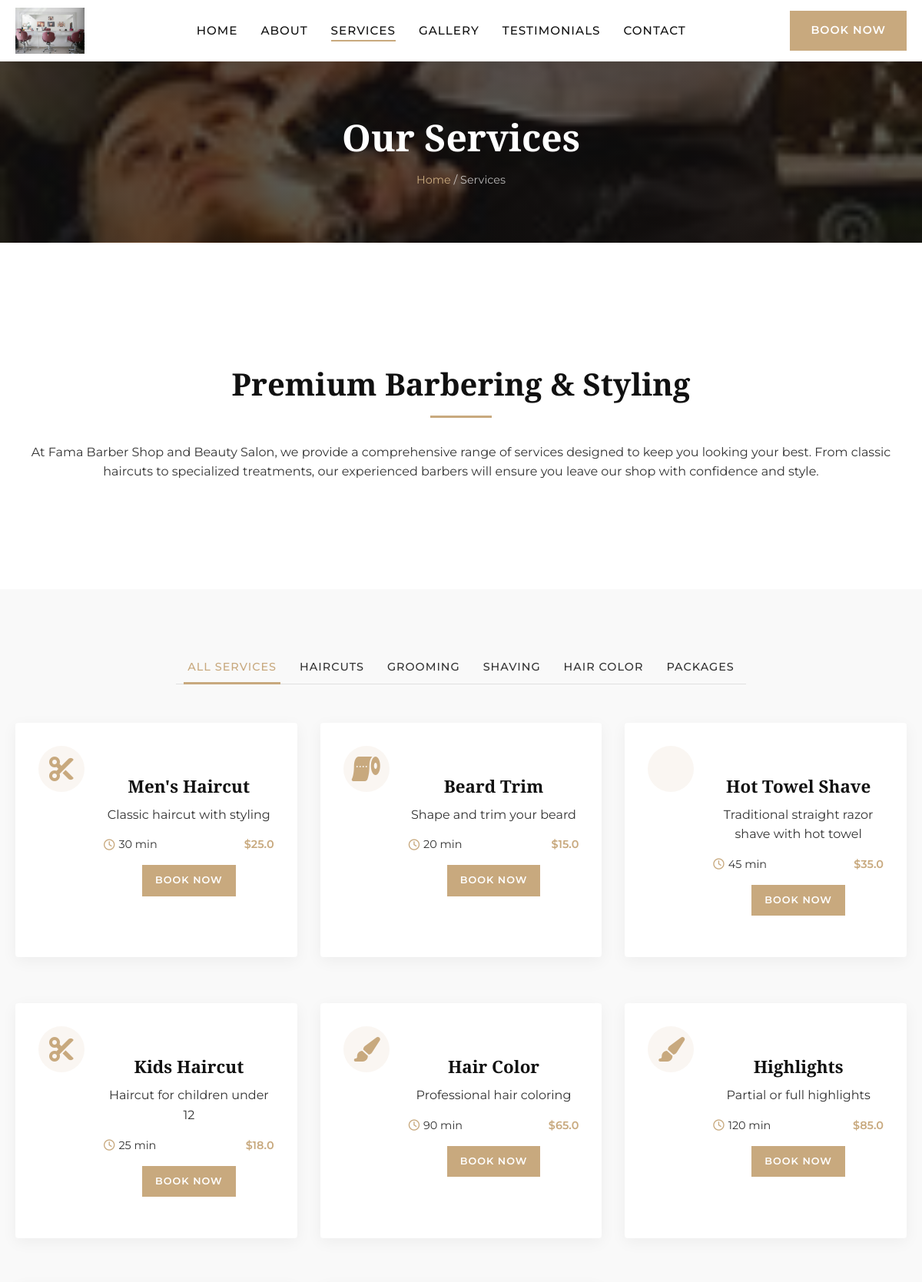
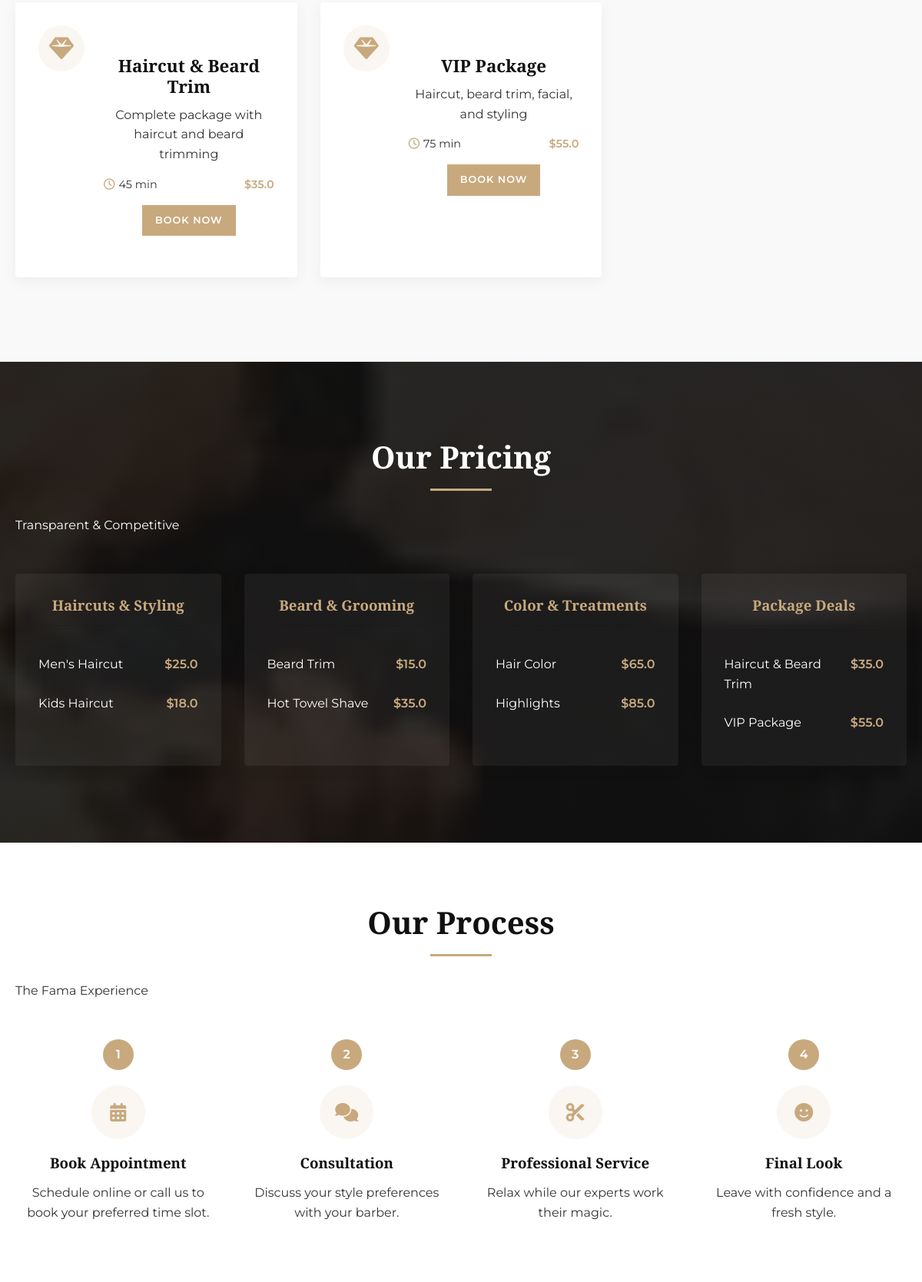
/services (upper part), run on the app's committed database (2 pictures, top to bottom).
### app.py (models this page shows)
class Service(db.Model):
    id = db.Column(db.Integer, primary_key=True)
    name = db.Column(db.String(100), nullable=False)
    description = db.Column(db.Text, nullable=True)
    price = db.Column(db.Float, nullable=False)
    duration = db.Column(db.Integer, nullable=False)  # in minutes
    category = db.Column(db.String(50), nullable=True)
    image = db.Column(db.String(200), nullable=True)

### app.py (the view)
@app.route('/services')
def services():
    services = Service.query.all()
    return render_template('services.html', services=services)

### app.py (called while the page is built)
@app.context_processor
def inject_now():
    return {'now': datetime.utcnow()}

### templates/services.html (shortened to what this page needs)
{% extends "base.html" %}
{% block content %}
<section class="page-header">
    <div class="container">
        <h1 data-aos="fade-up">Our Services</h1>
        <div class="breadcrumbs" data-aos="fade-up" data-aos-delay="100">
            <a href="{{ url_for('index') }}">Home</a> / <span>Services</span>
        </div>
    </div>
</section>
<section class="services-intro">
    <div class="container">
        <div class="intro-content text-center" data-aos="fade-up">
            <h2 class="section-title">Premium Barbering & Styling</h2>
            <p>At Fama Barber Shop and Beauty Salon, we provide a comprehensive range of services designed to keep you looking your best. From classic haircuts to specialized treatments, our experienced barbers will ensure you leave our shop with confidence and style.</p>
        </div>
    </div>
</section>
<section class="services-categories">
    <div class="container">
        <div class="category-tabs" data-aos="fade-up">
            <ul class="tabs-nav">
                <li class="active"><a href="#all" data-category="all">All Services</a></li>
                <li><a href="#haircut" data-category="Haircut">Haircuts</a></li>
                <li><a href="#grooming" data-category="Grooming">Grooming</a></li>
                <li><a href="#shaving" data-category="Shaving">Shaving</a></li>
                <li><a href="#color" data-category="Color">Hair Color</a></li>
                <li><a href="#package" data-category="Package">Packages</a></li>
            </ul>
        </div>
        <div class="services-list" id="all" data-aos="fade-up">
            <div class="services-grid">
                {% for service in services %}
                <div class="service-card" data-category="{{ service.category }}">
                    <div class="service-icon">
                        {% if service.category == 'Haircut' %}
                            <i class="fas fa-cut"></i>
                        {% elif service.category == 'Grooming' %}
                            <i class="fas fa-toilet-paper"></i>
                        {% elif service.category == 'Shaving' %}
                            <i class="fas fa-razor"></i>
                        {% elif service.category == 'Color' %}
                            <i class="fas fa-paint-brush"></i>
                        {% elif service.category == 'Package' %}
                            <i class="fas fa-gem"></i>
                        {% else %}
                            <i class="fas fa-spa"></i>
                        {% endif %}
                    </div>
                    <div class="service-info">
                        <h3>{{ service.name }}</h3>
                        <p>{{ service.description }}</p>
                        <div class="service-meta">
                            <span class="service-duration"><i class="far fa-clock"></i> {{ service.duration }} min</span>
                            <span class="service-price">${{ service.price }}</span>
                        </div>
                        <a href="{{ url_for('booking') }}" class="btn btn-sm">Book Now</a>
                    </div>
                </div>
                {% endfor %}
            </div>
        </div>
    </div>
</section>
<section class="price-table-section">
    <div class="container">
        <div class="section-header text-center" data-aos="fade-up">
            <h2 class="section-title">Our Pricing</h2>
            <p class="section-subtitle">Transparent & Competitive</p>
        </div>
        <div class="price-tables" data-aos="fade-up">
            <div class="price-table">
                <h3>Haircuts & Styling</h3>
                <ul class="price-list">
                    {% for service in services if service.category == 'Haircut' %}
                    <li>
                        <span class="service-name">{{ service.name }}</span>
                        <span class="service-price">${{ service.price }}</span>
                    </li>
                    {% endfor %}
                </ul>
            </div>
            <div class="price-table">
                <h3>Beard & Grooming</h3>
                <ul class="price-list">
                    {% for service in services if service.category == 'Grooming' or service.category == 'Shaving' %}
                    <li>
                        <span class="service-name">{{ service.name }}</span>
                        <span class="service-price">${{ service.price }}</span>
                    </li>
                    {% endfor %}
                </ul>
            </div>
            <div class="price-table">
                <h3>Color & Treatments</h3>
                <ul class="price-list">
                    {% for service in services if service.category == 'Color' %}
                    <li>
                        <span class="service-name">{{ service.name }}</span>
                        <span class="service-price">${{ service.price }}</span>
                    </li>
                    {% endfor %}
                </ul>
            </div>
            <div class="price-table">
                <h3>Package Deals</h3>
                <ul class="price-list">
                    {% for service in services if service.category == 'Package' %}
                    <li>
                        <span class="service-name">{{ service.name }}</span>
                        <span class="service-price">${{ service.price }}</span>
                    </li>
                    {% endfor %}
                </ul>
            </div>
        </div>
    </div>
</section>
<section class="process-section">
    <div class="container">
        <div class="section-header text-center" data-aos="fade-up">
            <h2 class="section-title">Our Process</h2>
            <p class="section-subtitle">The Fama Experience</p>
        </div>
        <div class="process-steps">
            <div class="process-step" data-aos="fade-up" data-aos-delay="100">
                <div class="step-number">1</div>
                <div class="step-icon">
                    <i class="fas fa-calendar-alt"></i>
                </div>
                <h3>Book Appointment</h3>
                <p>Schedule online or call us to book your preferred time slot.</p>
            </div>
            <div class="process-step" data-aos="fade-up" data-aos-delay="200">
                <div class="step-number">2</div>
                <div class="step-icon">
                    <i class="fas fa-comments"></i>
                </div>
                <h3>Consultation</h3>
                <p>Discuss your style preferences with your barber.</p>
            </div>
            <div class="process-step" data-aos="fade-up" data-aos-delay="300">
                <div class="step-number">3</div>
                <div class="step-icon">
                    <i class="fas fa-cut"></i>
                </div>
                <h3>Professional Service</h3>
                <p>Relax while our experts work their magic.</p>
            </div>
            <div class="process-step" data-aos="fade-up" data-aos-delay="400">
                <div class="step-number">4</div>
                <div class="step-icon">
                    <i class="fas fa-smile"></i>
                </div>
                <h3>Final Look</h3>
                <p>Leave with confidence and a fresh style.</p>
            </div>
        </div>
    </div>
</section>
{% endblock %}

### templates/base.html (shortened to what this page needs)
<!DOCTYPE html>
<html lang="en">
<head>
    <link rel="stylesheet" href="https://cdnjs.cloudflare.com/ajax/libs/font-awesome/6.4.0/css/all.min.css">
    <link rel="stylesheet" href="https://cdnjs.cloudflare.com/ajax/libs/aos/2.3.4/aos.css">
    <link rel="stylesheet" href="{{ url_for('static', filename='css/style.css') }}">
</head>
<body>
    <header class="site-header">
        <div class="container">
            <div class="header-inner">
                <div class="logo">
                    <a href="{{ url_for('index') }}">
                        <img src="{{ url_for('static', filename='img/logo.png') }}" alt="Fama Barber Shop Logo">
                    </a>
                </div>
                <nav class="main-nav">
                    <ul>
                        <li><a href="{{ url_for('index') }}" class="{% if request.path == url_for('index') %}active{% endif %}">Home</a></li>
                        <li><a href="{{ url_for('about') }}" class="{% if request.path == url_for('about') %}active{% endif %}">About</a></li>
                        <li><a href="{{ url_for('services') }}" class="{% if request.path == url_for('services') %}active{% endif %}">Services</a></li>
                        <li><a href="{{ url_for('gallery') }}" class="{% if request.path == url_for('gallery') %}active{% endif %}">Gallery</a></li>
                        <li><a href="{{ url_for('testimonials') }}" class="{% if request.path == url_for('testimonials') %}active{% endif %}">Testimonials</a></li>
                        <li><a href="{{ url_for('contact') }}" class="{% if request.path == url_for('contact') %}active{% endif %}">Contact</a></li>
                    </ul>
                </nav>
                <a href="{{ url_for('booking') }}" class="btn book-btn">Book Now</a>
            </div>
        </div>
    </header>
    <main>
        {% block content %}{% endblock %}
    </main>
</body>
</html>

### data on the page
Service: category "Haircut" (drawn), name "Men's Haircut", description "Classic haircut with styling", duration "30", price "25.0"
Service: category "Grooming" (drawn), name "Beard Trim", description "Shape and trim your beard", duration "20", price "15.0"
Service: name "Hot Towel Shave", description "Traditional straight razor shave with hot towel", duration "45", price "35.0"
Service: category "Haircut" (drawn), name "Kids Haircut", description "Haircut for children under 12", duration "25", price "18.0"
Service: category "Color" (drawn), name "Hair Color", description "Professional hair coloring", duration "90", price "65.0"
Service: category "Color" (drawn), name "Highlights", description "Partial or full highlights", duration "120", price "85.0"
Service: category "Package" (drawn), name "Haircut & Beard Trim", description "Complete package with haircut and beard trimming", duration "45", price "35.0"
Service: category "Package" (drawn), name "VIP Package", description "Haircut, beard trim, facial, and styling", duration "75", price "55.0"
